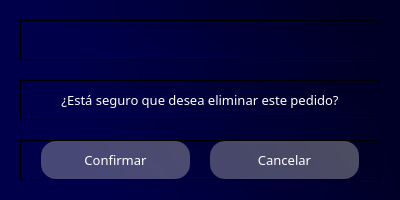
<?xml version="1.0" encoding="UTF-8"?>
<ui version="4.0">
 <class>Dialog</class>
 <widget class="QDialog" name="Dialog">
  <property name="geometry">
   <rect>
    <x>0</x>
    <y>0</y>
    <width>400</width>
    <height>200</height>
   </rect>
  </property>
  <property name="windowTitle">
   <string>Eliminar pedido</string>
  </property>
  <property name="windowIcon">
   <iconset>
    <normaloff>../icons/book.png</normaloff>../icons/book.png</iconset>
  </property>
  <property name="modal">
   <bool>true</bool>
  </property>
  <layout class="QVBoxLayout" name="verticalLayout">
   <property name="spacing">
    <number>0</number>
   </property>
   <property name="leftMargin">
    <number>0</number>
   </property>
   <property name="topMargin">
    <number>0</number>
   </property>
   <property name="rightMargin">
    <number>0</number>
   </property>
   <property name="bottomMargin">
    <number>0</number>
   </property>
   <item>
    <widget class="QWidget" name="widget" native="true">
     <property name="styleSheet">
      <string notr="true">background-color: qlineargradient(spread:pad, x1:1, y1:0.363, x2:0, y2:0.528864, stop:0.0696517 rgba(0, 0, 38, 255), stop:0.81592 rgba(0, 0, 74, 255));</string>
     </property>
     <layout class="QVBoxLayout" name="verticalLayout_2" stretch="0,0,0">
      <property name="spacing">
       <number>20</number>
      </property>
      <property name="leftMargin">
       <number>20</number>
      </property>
      <property name="topMargin">
       <number>20</number>
      </property>
      <property name="rightMargin">
       <number>20</number>
      </property>
      <property name="bottomMargin">
       <number>20</number>
      </property>
      <item>
       <widget class="QFrame" name="header">
        <property name="frameShape">
         <enum>QFrame::StyledPanel</enum>
        </property>
        <property name="frameShadow">
         <enum>QFrame::Raised</enum>
        </property>
        <layout class="QHBoxLayout" name="horizontalLayout">
         <property name="spacing">
          <number>0</number>
         </property>
         <property name="leftMargin">
          <number>0</number>
         </property>
         <property name="topMargin">
          <number>0</number>
         </property>
         <property name="rightMargin">
          <number>0</number>
         </property>
         <property name="bottomMargin">
          <number>0</number>
         </property>
         <item>
          <widget class="QLabel" name="lblEliminar">
           <property name="font">
            <font>
             <family>Candara</family>
             <pointsize>11</pointsize>
             <weight>75</weight>
             <bold>true</bold>
            </font>
           </property>
           <property name="styleSheet">
            <string notr="true">color: rgb(255, 255, 255);</string>
           </property>
           <property name="text">
            <string/>
           </property>
           <property name="alignment">
            <set>Qt::AlignCenter</set>
           </property>
          </widget>
         </item>
        </layout>
       </widget>
      </item>
      <item>
       <widget class="QFrame" name="content">
        <property name="frameShape">
         <enum>QFrame::StyledPanel</enum>
        </property>
        <property name="frameShadow">
         <enum>QFrame::Raised</enum>
        </property>
        <layout class="QHBoxLayout" name="horizontalLayout_2">
         <property name="spacing">
          <number>0</number>
         </property>
         <property name="leftMargin">
          <number>0</number>
         </property>
         <property name="topMargin">
          <number>0</number>
         </property>
         <property name="rightMargin">
          <number>0</number>
         </property>
         <property name="bottomMargin">
          <number>0</number>
         </property>
         <item>
          <widget class="QLabel" name="lblMessage">
           <property name="font">
            <font>
             <family>Candara</family>
             <pointsize>10</pointsize>
            </font>
           </property>
           <property name="styleSheet">
            <string notr="true">color: rgb(255, 255, 255);</string>
           </property>
           <property name="text">
            <string>¿Está seguro que desea eliminar este pedido?</string>
           </property>
           <property name="alignment">
            <set>Qt::AlignCenter</set>
           </property>
          </widget>
         </item>
        </layout>
       </widget>
      </item>
      <item>
       <widget class="QFrame" name="footer">
        <property name="frameShape">
         <enum>QFrame::StyledPanel</enum>
        </property>
        <property name="frameShadow">
         <enum>QFrame::Raised</enum>
        </property>
        <layout class="QHBoxLayout" name="horizontalLayout_3">
         <property name="spacing">
          <number>20</number>
         </property>
         <property name="leftMargin">
          <number>20</number>
         </property>
         <property name="topMargin">
          <number>0</number>
         </property>
         <property name="rightMargin">
          <number>20</number>
         </property>
         <property name="bottomMargin">
          <number>0</number>
         </property>
         <item>
          <widget class="QPushButton" name="btnConfirmar">
           <property name="font">
            <font>
             <family>Candara</family>
             <pointsize>10</pointsize>
            </font>
           </property>
           <property name="cursor">
            <cursorShape>PointingHandCursor</cursorShape>
           </property>
           <property name="styleSheet">
            <string notr="true">QPushButton#btnConfirmar{
	background-color: qlineargradient(spread:pad, x1:1, y1:0.363, x2:0, y2:0.528864, stop:0.0696517 rgba(184, 184, 184, 105), stop:0.81592 rgba(195, 195, 195, 94));
	
	color: rgba(255, 255, 255);
	border-radius: 15px;
	padding: 10px;
}

QPushButton#btnConfirmar:hover{
	background-color: qlineargradient(spread:pad, x1:1, y1:0.363, x2:0, y2:0.528864, stop:0.0696517 rgba(150, 150, 150, 255), stop:0.81592 rgba(201, 201, 201, 255));
}

QPushButton#btnConfirmar:pressed{
	background-color: rgb(173, 173, 173);
}</string>
           </property>
           <property name="text">
            <string>Confirmar</string>
           </property>
          </widget>
         </item>
         <item>
          <widget class="QPushButton" name="btnCancelar">
           <property name="font">
            <font>
             <family>Candara</family>
             <pointsize>10</pointsize>
            </font>
           </property>
           <property name="cursor">
            <cursorShape>PointingHandCursor</cursorShape>
           </property>
           <property name="styleSheet">
            <string notr="true">QPushButton#btnCancelar{
	background-color: qlineargradient(spread:pad, x1:1, y1:0.363, x2:0, y2:0.528864, stop:0.0696517 rgba(184, 184, 184, 105), stop:0.81592 rgba(195, 195, 195, 94));
	
	color: rgba(255, 255, 255);
	border-radius: 15px;
	padding: 10px;
}

QPushButton#btnCancelar:hover{
	background-color: qlineargradient(spread:pad, x1:1, y1:0.363, x2:0, y2:0.528864, stop:0.0696517 rgba(150, 150, 150, 255), stop:0.81592 rgba(201, 201, 201, 255));
}

QPushButton#btnCancelar:pressed{
	background-color: rgb(173, 173, 173);
}</string>
           </property>
           <property name="text">
            <string>Cancelar</string>
           </property>
          </widget>
         </item>
        </layout>
       </widget>
      </item>
     </layout>
    </widget>
   </item>
  </layout>
 </widget>
 <resources/>
 <connections/>
</ui>
